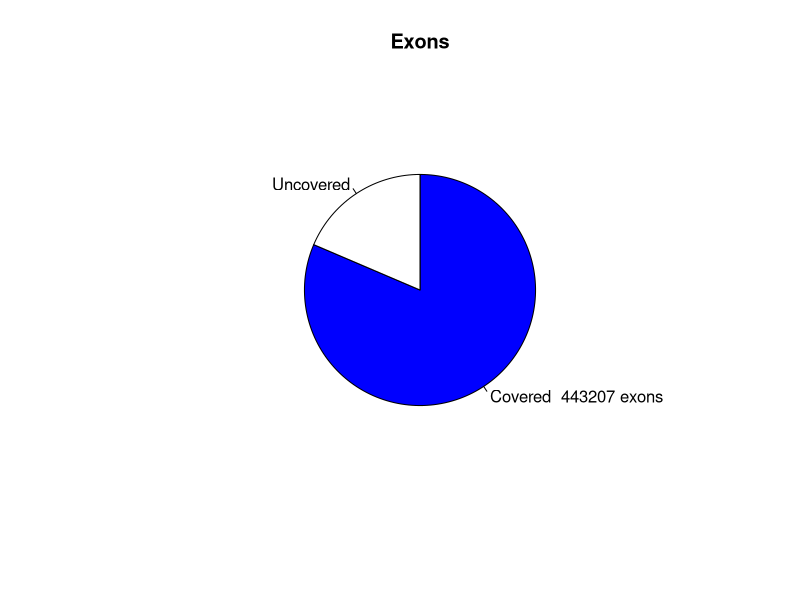

Generate this figure with R:
png("/rds/user/is460/hpc-work/muscle-rnaseq/ezbamqc/output/figs/srpk3_wt_ttnb_het_8.read_distr_pie.png",width=500,height=500,units="px")
pie(c(443207,101101),labels=c("Covered  443207 exons","Uncovered"),main="Exons",radius=0.6,clockwise=T,col=c("blue","white"))
dev.state = dev.off()
